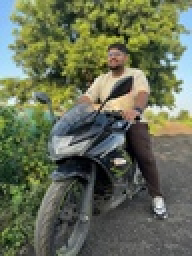
%> input picture Lab2/Bit Slicing/Lab2_part3.jpeg, 96 x 128 px, shrunk from 960 x 1280 before the run (shown 2 times larger)
$ octave bit_slicing.m   (GNU Octave 9; MATLAB toolbox functions it lacks are replaced by stand-ins)
%> lines starting %> are read from the running program, lines starting %| are printed output that depends on the picture; in (x1, y1, x2, y2) boxes, pixels count from 0 and x2, y2 are one past the last pixel; in counts of white or black regions, pixels touching at a corner belong together; the program's own positions count from 1
clc;
clear all;
close all;


% Read image
I = imread("D:\DIP_Images\Lab2_part3.jpeg");
%> I is the input picture: size 128x96x3 uint8; mean R, G, B 102.4, 109.7, 86.4


% Get size
[m, n] = size(I);
%> m = 128; n = 288


% -------------------------------
% Bit Plane Slicing
% -------------------------------

for ii = 1:m
    for jj = 1:n

        Bitp0(ii,jj) = bitand(I(ii,jj),1)   > 0;
        Bitp1(ii,jj) = bitand(I(ii,jj),2)   > 0;
        Bitp2(ii,jj) = bitand(I(ii,jj),4)   > 0;
        Bitp3(ii,jj) = bitand(I(ii,jj),8)   > 0;
        Bitp4(ii,jj) = bitand(I(ii,jj),16)  > 0;
        Bitp5(ii,jj) = bitand(I(ii,jj),32)  > 0;
        Bitp6(ii,jj) = bitand(I(ii,jj),64)  > 0;
        Bitp7(ii,jj) = bitand(I(ii,jj),128) > 0;

    end
end
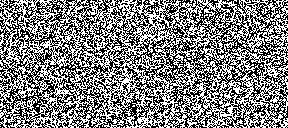
%> Bitp0: size 128x288 logical; 50.3% white; black in thin lines or dots
%> Bitp1: size 128x288 logical; 50.1% white; black in thin lines or dots
%> Bitp2: size 128x288 logical; 49.8% white in thin lines or dots
%> Bitp3: size 128x288 logical; 49.3% white in thin lines or dots
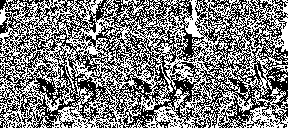
%> Bitp4: size 128x288 logical; 49.6% white in thin lines or dots
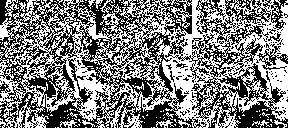
%> Bitp5: size 128x288 logical; 50% white in thin lines or dots
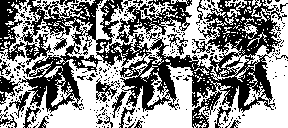
%> Bitp6: size 128x288 logical; 54.2% white; 320 black regions (298 under 20 px), largest, box (x1, y1, x2, y2) and area: (0, 0, 287, 128) 13616, (0, 0, 27, 61) 849, (96, 78, 120, 102) 229
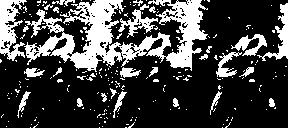
%> Bitp7: size 128x288 logical; 26.1% white; 224 white regions (197 under 20 px), largest, box (x1, y1, x2, y2) and area: (24, 0, 208, 72) 5506, (0, 0, 27, 61) 893, (257, 3, 288, 61) 501


% -------------------------------
% Bit Plane Removal
% -------------------------------

for ii = 1:m
    for jj = 1:n

        bitpr0(ii,jj) = bitand(I(ii,jj),255-(2^0));
        bitpr5(ii,jj) = bitand(I(ii,jj),255-(2^5));
        bitpr7(ii,jj) = bitand(I(ii,jj),255-(2^7));

    end
end
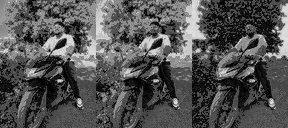
%> bitpr5: size 128x288 uint8; min 0, max 223, mean 83.5
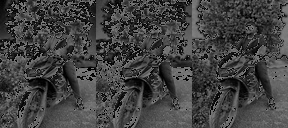
%> bitpr7: size 128x288 uint8; min 0, max 127, mean 66.1


% -------------------------------
% Display (Single Window)
% -------------------------------

figure;


subplot(3,4,1);
imshow(I);
title('Org');


subplot(3,4,2);
imshow(Bitp0);
title('B0');

subplot(3,4,3);
imshow(Bitp1);
title('B1');

subplot(3,4,4);
imshow(Bitp2);
title('B2');


subplot(3,4,5);
imshow(Bitp3);
title('B3');

subplot(3,4,6);
imshow(Bitp4);
title('B4');

subplot(3,4,7);
imshow(Bitp5);
title('B5');

subplot(3,4,8);
imshow(Bitp6);
title('B6');


subplot(3,4,9);
imshow(Bitp7);
title('B7');

subplot(3,4,10);
imshow(bitpr0);
title('R0');

subplot(3,4,11);
imshow(bitpr5);
title('R5');

subplot(3,4,12);
imshow(bitpr7);
title('R7');
